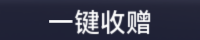
#> input picture app/resource/images/collect_supplies/power.png, 200 x 40 px
$ python -i image_utils.py   (imports and definitions only)
#> lines starting #> are read from the running program, lines starting #| are printed output that depends on the picture
#> further down, picture is the input picture: shape (40, 200, 3); mean B, G, R 78.3, 60.5, 58.7
import cv2
import numpy as np
import win32gui
from skimage.metrics import structural_similarity as ssim


class ImageUtils:
    # [216 lines left out: functions get_image_info, get_template_mask, calculate_ssim, match_template, resize_screenshot, show_ndarray and 4 more, not called in this run]

    @staticmethod
    def extract_letters(image, letter=(255, 255, 255), threshold=128):
        """
        将目标颜色的文字转成黑色，将背景转成白色
        :param image:
        :param letter: 文字颜色
        :param threshold:
        :return: np.ndarray: Shape (height, width, 3)
        """
#> called with letter = (255, 255, 255), threshold = 128
        # (*letter, 0) 将 letter 转换为 (255, 255, 255, 0),表示四个通道（RGB + Alpha），diff 是图像和字母颜色之间的差异
        # 逐像素地将图像中的每个像素减去给定的字母颜色,字母部分归0
        diff = cv2.subtract(image, (*letter, 0))
#> diff: shape (40, 200, 3); every value is 0
        # 分离通道
        r, g, b = cv2.split(diff)
#> r: shape (40, 200); every value is 0
        # 从 r、g 和 b 三个通道中选择最大值，最终，r 存储的是每个像素通道中最大的差异值
        cv2.max(r, g, dst=r)
        cv2.max(r, b, dst=r)
        # 正向差异最大值
        positive = r
        # 反向再减一次，得到的是图像与字母的反向差异
        cv2.subtract((*letter, 0), image, dst=diff)
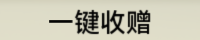
#> diff: shape (40, 200, 3); mean B, G, R 176.7, 194.5, 196.3
        r, g, b = cv2.split(diff)
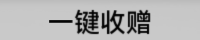
#> r: shape (40, 200); min 0, max 201, mean 176.7
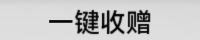
#> g: shape (40, 200); min 0, max 222, mean 194.5
        cv2.max(r, g, dst=r)
        cv2.max(r, b, dst=r)
        # 反向差异最大值
        negative = r
        # 通过 cv2.add，将它们加起来，得到整个图像中包含字母和背景的综合差异值
        cv2.add(positive, negative, dst=positive)
        # alpha 参数控制图像的亮度比例，255.0 / threshold 用于调整图像的对比度，这个操作会将综合差异值放大，白的更白，黑的更黑
        cv2.convertScaleAbs(positive, alpha=255.0 / threshold, dst=positive)
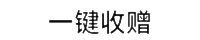
#> positive: shape (40, 200); min 0, max 255, mean 234.9
        # 将单通道图像转换为3通道图像
        three_channel_image = cv2.merge([positive, positive, positive])
        # cv2.imshow("bw", three_channel_image)
        # cv2.waitKey(0)
        # cv2.destroyAllWindows()
        return three_channel_image

>>> import cv2
>>> picture = cv2.imread('../resource/images/collect_supplies/power.png')
>>> result = ImageUtils().extract_letters(picture)
